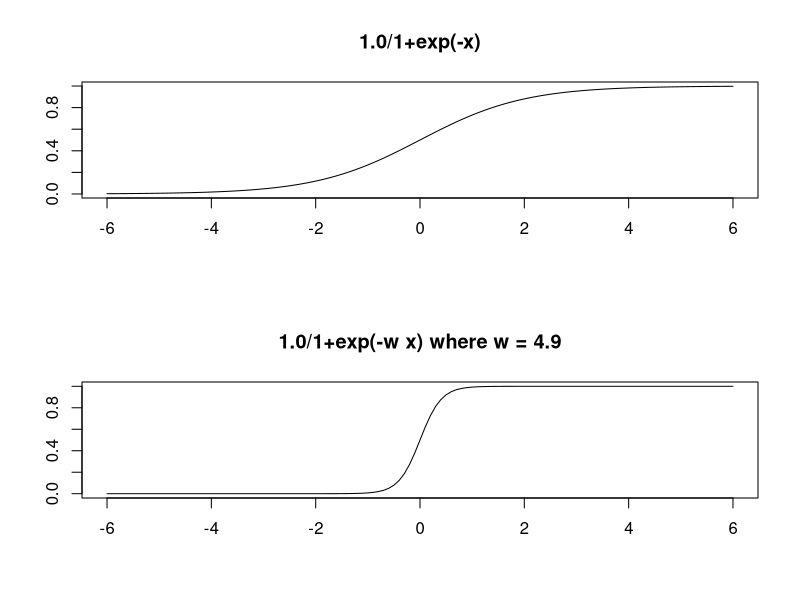

Write R code to recreate this figure.
#comparision of how the parameter in sigmoid effects the function(was curious)

x <- seq(-6,6,by=0.1)

y <- 1.0/(1+exp(-x))
y1 <- 1.0/(1+exp(-4.9*x))

par(mfrow=c(2,1))
plot(x,y,type="l",
	xlab="",ylab="",main="1.0/1+exp(-x)")
plot(x,y1,type="l",
	xlab="",ylab="",main="1.0/1+exp(-w x) where w = 4.9")
